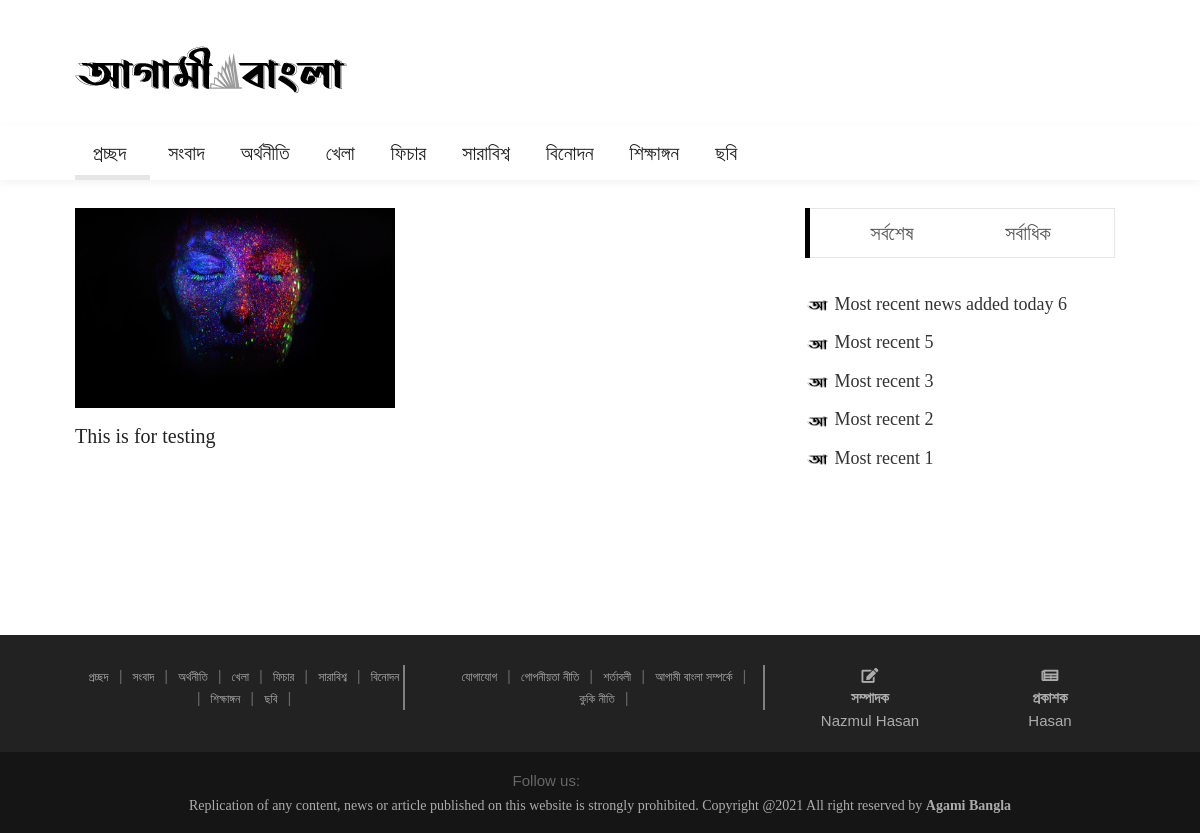
/ab/news/list/by/single/catgory/6/, run on the app's committed database.
### adminPanel/models.py (models this page shows, shortened)
class SiteLogo(models.Model):
    site_logo = models.ImageField()

class NewsCategories(models.Model):
    category_name = models.CharField(default='', max_length=255, verbose_name="News Category Name")

class NewsMain(models.Model):
    news_image            = models.ImageField()
    news_title            = models.TextField(max_length=255)
    news_description      = models.TextField(max_length=1000)
    news_writer           = models.CharField(max_length=70, blank=True, null=True)
    news_visitors         = models.IntegerField(default=0, blank=True, null=True)
    news_comments         = models.IntegerField(default=0, blank=True, null=True)
    news_tags             = models.TextField(default="", blank=True, null=True)
    news_category_name    = models.CharField(max_length=255, blank=True, null=True)
    news_catid            = models.IntegerField(default=0)
    news_subcategory_name = models.CharField(max_length=255, blank=True, null=True)
    news_subcatid         = models.IntegerField(default=0)
    news_added_at         = models.DateField(auto_now_add=True)

class MostRecent(models.Model):
    news_image       = models.ImageField()
    news_title       = models.TextField(max_length=255)
    news_description = models.TextField(max_length=1000)
    news_writer      = models.CharField(max_length=70, blank=True, null=True)
    news_visitors    = models.IntegerField(blank=True, null=True)
    news_details = models.TextField(max_length=2000, blank=True, null=True)
    news_added_at    = models.DateField(auto_now_add=True)

class EditorPublisher(models.Model):
    editor_name    = models.CharField(max_length=255, default="")
    publisher_name = models.CharField(max_length=255, default="")

### core/views.py (the view)
# urls.py: url(r'^ab/news/list/by/single/catgory/(?P<cat_id>\d+)/$', views.news_list_by_category_has_not_subcat, name="newsListByCatWhichHasNotSubcat"),
def news_list_by_category_has_not_subcat(request, cat_id):
    news_category_model = NewsCategories.objects.all()
    subcategory_model = NewsSubCategories.objects.all()
    category_list_which_has_no_subcat = []
    for x in news_category_model:
        is_exist_cat_in_subcat = subcategory_model.filter(category=x.pk).first()
        if is_exist_cat_in_subcat is None:
            category_list_which_has_no_subcat.append(x.pk)
    list_of_cat_pk_which_has_atleast_one_news = []
    for news in NewsMain.objects.all():
        list_of_cat_pk_which_has_atleast_one_news.append(news.news_catid)
    if SiteLogo.objects.count() > 0:
        site_logo_db = SiteLogo.objects.filter().first()
    else:
        site_logo_db = "Not found!"
    if EditorPublisher.objects.count() > 0:
        editor_publisher_info = EditorPublisher.objects.filter().first()
    else:
        editor_publisher_info = "Not added yet!"
    if MostRecent.objects.count() > 0:
        most_recent_news = MostRecent.objects.all().order_by('-pk')[:5]
    else:
        most_recent_news = "Null"
    if MostPopular.objects.count() > 0:
        most_popular_news = MostPopular.objects.all().order_by('-pk')[:5]
    else:
        most_popular_news = 'Null'
    main_news_list = NewsMain.objects.filter(news_catid=cat_id).order_by("-pk")
    context = {
        'editor_publisher': editor_publisher_info,
        'most_recent_news': most_recent_news,
        'most_popular_news': most_popular_news,
        'site_logo': site_logo_db,
        'category_list_which_has_no_subcat': category_list_which_has_no_subcat,
        'news_list_by_category' : main_news_list,
        'news_category_model': news_category_model,
        'subcategory_model': subcategory_model,
        'list_of_cat_pk_which_has_atleast_one_news': list_of_cat_pk_which_has_atleast_one_news,
    }
    return render(request, 'frontEnd/news_list_of_single_category.html', context)

### core/templates/frontEnd/news_list_of_single_category.html (shortened to what this page needs)
{% extends 'frontEnd/index.html' %}
{% load static %}
{% block main_content %}
	<div class="container">
		<div class="bg0 flex-wr-sb-c p-rl-20 p-tb-8">
		</div>
	</div>
	<section class="bg0 p-b-55">
		<div class="container">
			<div class="row justify-content-center">
				<div class="col-md-10 col-lg-8 p-b-80">
					<div class="row">
						{% for news in news_list_by_category %}
						<div class="col-sm-6 p-r-25 p-r-15-sr991">
							<div class="m-b-45">
								<a href="{% url 'abNewsDetails' pk=news.pk %}" class="wrap-pic-w hov1 trans-03">
									<img src="{{news.news_image.url}}" style="height: 200px;" alt="IMG">
								</a>
								<div class="p-t-16">
									<h5 class="p-b-5">
										<a href="{% url 'abNewsDetails' pk=news.pk %}" class="f1-m-3 cl2 hov-cl10 trans-03">
											{{news.news_title}}
										</a>
									</h5>
								</div>
							</div>
						</div>
						{% endfor %}
					</div>
				</div>
				<div class="col-md-10 col-lg-4">
					<div class="p-l-10 p-rl-0-sr991 p-b-20">
						<div class="tab01 p-b-20">
							<div class="tab01-head how2 how2-cl1 bocl12 flex-s-c m-r-10 m-r-0-sr991" id="most-recent-pop">
								<ul class="nav nav-tabs" role="tablist">
									<li class="nav-item">
										<a class="nav-link" data-toggle="tab" href="#tab1-recent" role="tab">সর্বশেষ</a>
									</li>
									<li class="nav-item">
										<a class="nav-link" data-toggle="tab" href="#tab1-popular" role="tab">সর্বাধিক</a>
									</li>
								</ul>
							</div>
							<div class="tab-content p-t-35">
								<div class="tab-pane fade show most-recent-pop-news active" id="tab1-recent" role="tabpanel">
									<div class="row">
										<div class="col-sm-12 p-r-25 p-r-15-sr991">
											{% for news in most_recent_news %}
											<div class="flex-wr-sb-s m-b-8">
												<div class="size-w-0">
													<h5 class="p-b-5">
														<a href="blog-detail-01.html" class="f1-s-5 cl3 hov-cl10 trans-03">
															<img src="{%static 'frontEnd/agamiBanglaLogo/favicon-icon.png' %}" style="width:25px;height:25px;" alt="">
															{{news.news_title}}
														</a>
													</h5>
												</div>
											</div>
											{% endfor %}
										</div>
									</div>
								</div>
							</div>
						</div>
						<div class="flex-c-s p-t-8">
						</div>
						<br><br>
					</div>
				</div>
			</div>
		</div>
	</section>
{% endblock %}

### core/templates/frontEnd/index.html (shortened to what this page needs)
{% load static %}
<!DOCTYPE html>
<html lang="en">
<head>
	<link rel="stylesheet" type="text/css" href="{%static 'frontEnd/vendor/bootstrap/css/bootstrap.min.css' %}">
	<link rel="stylesheet" type="text/css" href="{%static 'frontEnd/fonts/fontawesome-5.0.8/css/fontawesome-all.min.css' %}">
	<link rel="stylesheet" type="text/css" href="{%static 'frontEnd/fonts/iconic/css/material-design-iconic-font.min.css' %}">
	<link rel="stylesheet" type="text/css" href="{%static 'frontEnd/vendor/animate/animate.css' %}">
	<link rel="stylesheet" type="text/css" href="{%static 'frontEnd/vendor/css-hamburgers/hamburgers.min.css' %}">
	<link rel="stylesheet" type="text/css" href="{%static 'frontEnd/vendor/animsition/css/animsition.min.css' %}">
	<link rel="stylesheet" type="text/css" href="{%static 'frontEnd/css/util.min.css' %}">
	<link rel="stylesheet" type="text/css" href="{%static 'frontEnd/css/main.css' %}">
</head>
<body class="animsition">
	<header>
		<div class="container-menu-desktop">
			<div class="wrap-logo container">
				<div class="logo">
					{%if site_logo %}
					<a href="/"><img src="{{site_logo.site_logo.url}}" alt="LOGO"></a>
					{% else %}
					<a href="#">ADD SITE LOGO</a>
					{% endif %}
				</div>
				<div class="banner-header">
				</div>
			</div>
			<div class="wrap-main-nav">
				<div class="main-nav">
					<nav class="menu-desktop">
						<ul class="main-menu">
							<li class="main-menu-active">
								<a href="/" id="nav_home">প্রচ্ছদ</a>
							</li>
							{% for news_cat in news_category_model %}
							{% if news_cat.pk not in category_list_which_has_no_subcat %}
							<li class="mega-menu-item">
								<a href="{% url 'abNewsListByCategoryPk' catid=news_cat.pk %}">{{ news_cat.category_name }}</a>
							</li>
							{% else %}
							<li class="mega-menu-item">
								<a href="{% url 'newsListByCatWhichHasNotSubcat' cat_id=news_cat.pk %}">{{ news_cat.category_name }}</a>
							</li>
							{% endif %}
							{% endfor %}
						</ul>
					</nav>
				</div>
			</div>
		</div>
	</header>
	{% block main_content %}
	{% endblock %}
	<footer>
		<div class="bg2 p-t-30 p-b-20">
			<div class="container">
				<div class="row">
					<div class="col-md-4">
						<div class="footer-nav-bar-list">
							<ul class="browse_category_list">
								<li><a href="/">প্রচ্ছদ</a></li>
								<li>|</li>
					{% for news_cat in news_category_model %}
					{% if news_cat.pk not in category_list_which_has_no_subcat and news_cat.pk != 9 %}
					<li>
						<a href="{% url 'abNewsListByCategoryPk' catid=news_cat.pk %}">{{ news_cat.category_name }}</a>
					</li>
					{% else %}
					<li class="mega-menu-item">
						<a href="{% url 'newsListByCatWhichHasNotSubcat' cat_id=news_cat.pk %}">{{ news_cat.category_name }}</a>
					</li>
					{% endif %}
					<li>|</li>
					{% endfor %}
							</ul>
						</div>
					</div>
					<div class="col-md-4">
						<div class="footer-nav-privacy-policy-term-condition">
						<ul>
							<li><a href="{% url 'abContactUs' %}">যোগাযোগ</a></li>
							<li>|</li>
							<li><a href="#">গোপনীয়তা নীতি</a></li>
							<li>|</li>
							<li><a href="#">শর্তাবলী</a></li>
							<li>|</li>
							<li><a href="/ab/about/us">আগামী বাংলা সম্পর্কে</a></li>
							<li>|</li>
							<li><a href="#">কুকি নীতি</a></li>
							<li>|</li>
						</ul>
						</div>
					</div>
					<div class="col-md-4">
						<div class="row" id="editor-publisher-section">
							<div class="col-md-6">
								<div class="row">
									<div class="col-md-12 text-center">
										<i class="fas fa-edit"></i>
									</div>
								</div>
								<div class="row">
									<div class="col-md-12">
										<h5 class="text-center"><strong>সম্পাদক</strong></h5>
									</div>
								</div>
								<div class="row">
									<div class="col-md-12">
										<h5 class="text-center">{{editor_publisher.editor_name}}</h5>
									</div>
								</div>
							</div>
							<div class="col-md-6">
								<div class="row">
									<div class="col-md-12 text-center">
										<i class="fas fa-newspaper"></i>
									</div>
								</div>
								<div class="row">
									<div class="col-md-12">
										<h5 class="text-center"><strong>প্রকাশক</strong></h5>
									</div>
								</div>
								<div class="row">
									<div class="col-md-12">
										<h5 class="text-center">{{editor_publisher.publisher_name}}</h5>
									</div>
								</div>
							</div>
						</div>
					</div>
				</div>
			</div>
		</div>
		<div class="bg11">
			<div class="topbar">
				<div class="content-topbar container h-100">
					<div class="right-topbar text-center">
						<span>Follow us:</span>
						<a href="#">
							<span class="fab fa-facebook-f" style="color:#4267B2;"></span>
						</a>
						<a href="#">
							<span class="fab fa-twitter" style="color:#1C9CEB;"></span>
						</a>
						<a href="#">
							<span class="fab fa-pinterest-p" style="color:#E60023;"></span>
						</a>
						<a href="#">
							<span class="fab fa-youtube" style="color: #FF0000;"></span>
						</a>
					</div>
				</div>
			</div>
			<div class="container flex-c-c p-tb-15">
				<span class="f1-s-1 cl0 txt-center">
					<a href="#" class="f1-s-1 cl10 hov-link1" id="copy-right-nav">
						Replication of any content,
						 news or article published on this website is strongly prohibited. Copyright @2021 All right reserved by <strong>Agami Bangla</strong>
					</a>
				</span>
			</div>
		</div>
	</footer>
</body>
</html>

### data on the page
SiteLogo: site_logo (picture)
NewsCategories: category_name "সংবাদ"
NewsCategories: category_name "অর্থনীতি"
NewsCategories: category_name "খেলা"
NewsCategories: category_name "ফিচার"
NewsCategories: category_name "সারাবিশ্ব"
NewsCategories: category_name "বিনোদন"
NewsCategories: category_name "শিক্ষাঙ্গন"
NewsCategories: category_name "ছবি"
NewsMain: news_image (picture), news_title "This is for testing"
MostRecent: news_title "Most recent news added today 6"
MostRecent: news_title "Most recent 5"
MostRecent: news_title "Most recent 3"
MostRecent: news_title "Most recent 2"
MostRecent: news_title "Most recent 1"
EditorPublisher: editor_name "Nazmul Hasan", publisher_name "Hasan"
